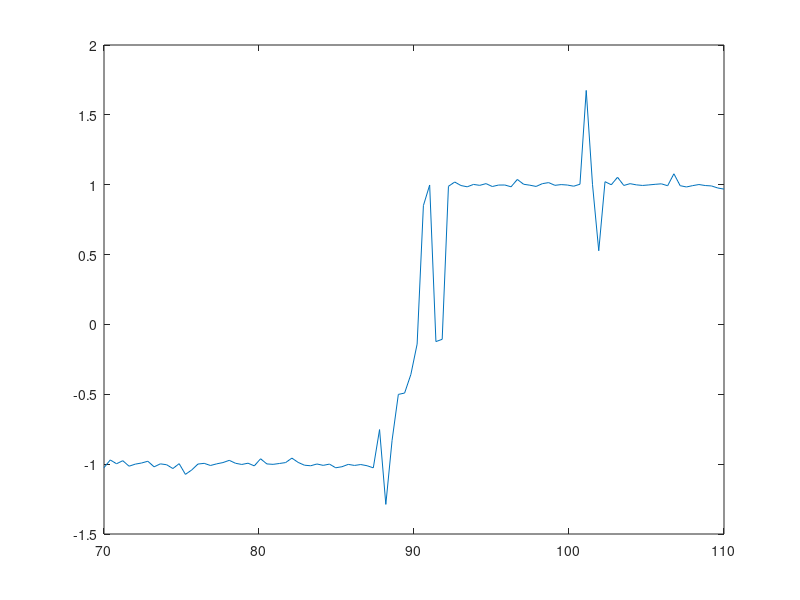

MATLAB code to generate this figure:
% A2Q3(a)

% Initial input values 
sigma = 0.25;   % volatility
r = 0.03;       % risk-free interest rate
mu = 0.18;      % drift
T = 1;          % expiry time
S0 = 90;        % initial asset price
K = S0;         % strike price
N = 250;        % number of timesteps
dt = T/N;       % time interval
M = 10000;      % number of simulations

% at time t(N-1)
S = linspace(70,110,100);   % series of stock price at time t(N-1)
[C,P] = blsprice(S,K,r,dt,sigma);    % corresponding payoff at t(N-1)
V = C+P;

% simulate change of S
dS = zeros(M,length(S));
for i = 1:length(S)
    dS(:,i) = mu*S(i)*dt + sigma*S(i)*randn(M,1)*sqrt(dt);
end

% at time t(N)=T
ST = zeros(M,length(S));
for i = 1:length(S)
    ST(:,i) = S(i) + dS(:,i);
end
VT = max(ST-K,0) + max(K-ST,0);

% compute the delta hedging positions at time t(N-1) for each value of S
delta = zeros(length(S),1);
for i = 1:length(S)
    delta(i) = mean((VT(:,i) - V(i))./dS(:,i));
end

plot(S,delta)